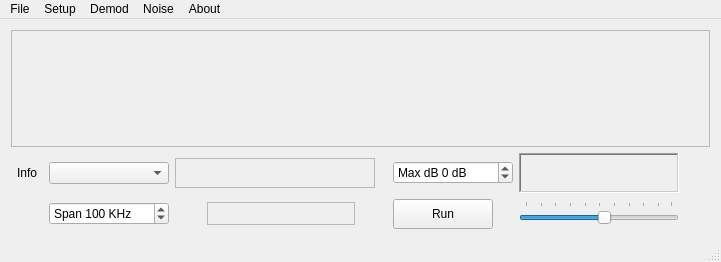
<?xml version="1.0" encoding="UTF-8"?>
<ui version="4.0">
 <class>MainWindow</class>
 <widget class="QMainWindow" name="MainWindow">
  <property name="geometry">
   <rect>
    <x>0</x>
    <y>0</y>
    <width>721</width>
    <height>262</height>
   </rect>
  </property>
  <property name="sizePolicy">
   <sizepolicy hsizetype="Expanding" vsizetype="Expanding">
    <horstretch>0</horstretch>
    <verstretch>0</verstretch>
   </sizepolicy>
  </property>
  <property name="font">
   <font>
    <weight>50</weight>
    <bold>false</bold>
    <underline>false</underline>
   </font>
  </property>
  <property name="windowTitle">
   <string>MainWindow</string>
  </property>
  <widget class="QWidget" name="centralWidget">
   <layout class="QVBoxLayout" name="verticalLayout">
    <item>
     <widget class="CPlotter" name="framePlot">
      <property name="sizePolicy">
       <sizepolicy hsizetype="Expanding" vsizetype="Expanding">
        <horstretch>0</horstretch>
        <verstretch>0</verstretch>
       </sizepolicy>
      </property>
      <property name="minimumSize">
       <size>
        <width>500</width>
        <height>100</height>
       </size>
      </property>
      <property name="frameShape">
       <enum>QFrame::StyledPanel</enum>
      </property>
      <property name="frameShadow">
       <enum>QFrame::Sunken</enum>
      </property>
      <property name="lineWidth">
       <number>1</number>
      </property>
     </widget>
    </item>
    <item>
     <layout class="QGridLayout" name="gridLayout">
      <item row="0" column="0">
       <widget class="QLabel" name="InfoText">
        <property name="sizePolicy">
         <sizepolicy hsizetype="Expanding" vsizetype="Fixed">
          <horstretch>0</horstretch>
          <verstretch>0</verstretch>
         </sizepolicy>
        </property>
        <property name="minimumSize">
         <size>
          <width>0</width>
          <height>20</height>
         </size>
        </property>
        <property name="frameShape">
         <enum>QFrame::NoFrame</enum>
        </property>
        <property name="frameShadow">
         <enum>QFrame::Plain</enum>
        </property>
        <property name="lineWidth">
         <number>2</number>
        </property>
        <property name="text">
         <string>Info</string>
        </property>
        <property name="alignment">
         <set>Qt::AlignCenter</set>
        </property>
       </widget>
      </item>
      <item row="0" column="1">
       <widget class="QComboBox" name="ScalecomboBox">
        <property name="sizePolicy">
         <sizepolicy hsizetype="Fixed" vsizetype="Fixed">
          <horstretch>0</horstretch>
          <verstretch>0</verstretch>
         </sizepolicy>
        </property>
        <property name="minimumSize">
         <size>
          <width>120</width>
          <height>0</height>
         </size>
        </property>
        <property name="toolTip">
         <string>Vertical Scale</string>
        </property>
        <property name="frame">
         <bool>true</bool>
        </property>
       </widget>
      </item>
      <item row="0" column="2" colspan="3">
       <widget class="CFreqCtrl" name="frameDemodFreqCtrl">
        <property name="sizePolicy">
         <sizepolicy hsizetype="Fixed" vsizetype="Fixed">
          <horstretch>0</horstretch>
          <verstretch>0</verstretch>
         </sizepolicy>
        </property>
        <property name="minimumSize">
         <size>
          <width>200</width>
          <height>30</height>
         </size>
        </property>
        <property name="toolTip">
         <string>Demod Center Frequency</string>
        </property>
        <property name="frameShape">
         <enum>QFrame::StyledPanel</enum>
        </property>
        <property name="frameShadow">
         <enum>QFrame::Sunken</enum>
        </property>
        <property name="lineWidth">
         <number>1</number>
        </property>
       </widget>
      </item>
      <item row="0" column="5">
       <widget class="QSpinBox" name="MaxdBspinBox">
        <property name="sizePolicy">
         <sizepolicy hsizetype="Fixed" vsizetype="Fixed">
          <horstretch>0</horstretch>
          <verstretch>0</verstretch>
         </sizepolicy>
        </property>
        <property name="minimumSize">
         <size>
          <width>120</width>
          <height>0</height>
         </size>
        </property>
        <property name="toolTip">
         <string>Maximum Screen dB</string>
        </property>
        <property name="suffix">
         <string> dB</string>
        </property>
        <property name="prefix">
         <string>Max dB </string>
        </property>
        <property name="minimum">
         <number>-150</number>
        </property>
        <property name="maximum">
         <number>10</number>
        </property>
       </widget>
      </item>
      <item row="0" column="6">
       <widget class="CMeter" name="frameMeter">
        <property name="sizePolicy">
         <sizepolicy hsizetype="Fixed" vsizetype="Fixed">
          <horstretch>0</horstretch>
          <verstretch>0</verstretch>
         </sizepolicy>
        </property>
        <property name="minimumSize">
         <size>
          <width>160</width>
          <height>40</height>
         </size>
        </property>
        <property name="frameShape">
         <enum>QFrame::WinPanel</enum>
        </property>
        <property name="frameShadow">
         <enum>QFrame::Sunken</enum>
        </property>
        <property name="lineWidth">
         <number>1</number>
        </property>
       </widget>
      </item>
      <item row="0" column="7">
       <spacer name="horizontalSpacer_3">
        <property name="orientation">
         <enum>Qt::Horizontal</enum>
        </property>
        <property name="sizeHint" stdset="0">
         <size>
          <width>18</width>
          <height>17</height>
         </size>
        </property>
       </spacer>
      </item>
      <item row="1" column="0">
       <spacer name="horizontalSpacer_2">
        <property name="orientation">
         <enum>Qt::Horizontal</enum>
        </property>
        <property name="sizeHint" stdset="0">
         <size>
          <width>18</width>
          <height>20</height>
         </size>
        </property>
       </spacer>
      </item>
      <item row="1" column="1">
       <widget class="QSpinBox" name="SpanspinBox">
        <property name="sizePolicy">
         <sizepolicy hsizetype="Fixed" vsizetype="Fixed">
          <horstretch>0</horstretch>
          <verstretch>0</verstretch>
         </sizepolicy>
        </property>
        <property name="minimumSize">
         <size>
          <width>120</width>
          <height>0</height>
         </size>
        </property>
        <property name="font">
         <font>
          <family>MS Shell Dlg 2</family>
          <weight>50</weight>
          <bold>false</bold>
         </font>
        </property>
        <property name="toolTip">
         <string>Frequency Span in KHz</string>
        </property>
        <property name="suffix">
         <string> KHz</string>
        </property>
        <property name="prefix">
         <string>Span </string>
        </property>
        <property name="minimum">
         <number>1</number>
        </property>
        <property name="maximum">
         <number>500</number>
        </property>
        <property name="singleStep">
         <number>10</number>
        </property>
        <property name="value">
         <number>100</number>
        </property>
       </widget>
      </item>
      <item row="1" column="2">
       <spacer name="horizontalSpacer_4">
        <property name="orientation">
         <enum>Qt::Horizontal</enum>
        </property>
        <property name="sizeType">
         <enum>QSizePolicy::Fixed</enum>
        </property>
        <property name="sizeHint" stdset="0">
         <size>
          <width>26</width>
          <height>20</height>
         </size>
        </property>
       </spacer>
      </item>
      <item row="1" column="3">
       <widget class="CFreqCtrl" name="frameFreqCtrl">
        <property name="sizePolicy">
         <sizepolicy hsizetype="Fixed" vsizetype="Fixed">
          <horstretch>0</horstretch>
          <verstretch>0</verstretch>
         </sizepolicy>
        </property>
        <property name="minimumSize">
         <size>
          <width>148</width>
          <height>23</height>
         </size>
        </property>
        <property name="toolTip">
         <string>SDR Center Frequency</string>
        </property>
        <property name="frameShape">
         <enum>QFrame::StyledPanel</enum>
        </property>
        <property name="frameShadow">
         <enum>QFrame::Sunken</enum>
        </property>
        <property name="lineWidth">
         <number>1</number>
        </property>
       </widget>
      </item>
      <item row="1" column="4">
       <spacer name="horizontalSpacer_5">
        <property name="orientation">
         <enum>Qt::Horizontal</enum>
        </property>
        <property name="sizeType">
         <enum>QSizePolicy::Fixed</enum>
        </property>
        <property name="sizeHint" stdset="0">
         <size>
          <width>26</width>
          <height>20</height>
         </size>
        </property>
       </spacer>
      </item>
      <item row="1" column="5">
       <widget class="QPushButton" name="pushButtonRun">
        <property name="sizePolicy">
         <sizepolicy hsizetype="Fixed" vsizetype="Fixed">
          <horstretch>0</horstretch>
          <verstretch>3</verstretch>
         </sizepolicy>
        </property>
        <property name="minimumSize">
         <size>
          <width>100</width>
          <height>30</height>
         </size>
        </property>
        <property name="text">
         <string>Run</string>
        </property>
       </widget>
      </item>
      <item row="1" column="6">
       <widget class="QSlider" name="horizontalSliderVol">
        <property name="sizePolicy">
         <sizepolicy hsizetype="Fixed" vsizetype="Fixed">
          <horstretch>0</horstretch>
          <verstretch>0</verstretch>
         </sizepolicy>
        </property>
        <property name="minimumSize">
         <size>
          <width>160</width>
          <height>25</height>
         </size>
        </property>
        <property name="toolTip">
         <string>Volume</string>
        </property>
        <property name="value">
         <number>53</number>
        </property>
        <property name="sliderPosition">
         <number>53</number>
        </property>
        <property name="orientation">
         <enum>Qt::Horizontal</enum>
        </property>
        <property name="tickPosition">
         <enum>QSlider::TicksAbove</enum>
        </property>
        <property name="tickInterval">
         <number>10</number>
        </property>
       </widget>
      </item>
      <item row="1" column="7">
       <spacer name="horizontalSpacer">
        <property name="orientation">
         <enum>Qt::Horizontal</enum>
        </property>
        <property name="sizeHint" stdset="0">
         <size>
          <width>18</width>
          <height>24</height>
         </size>
        </property>
       </spacer>
      </item>
     </layout>
    </item>
   </layout>
  </widget>
  <widget class="QMenuBar" name="menuBar">
   <property name="geometry">
    <rect>
     <x>0</x>
     <y>0</y>
     <width>721</width>
     <height>23</height>
    </rect>
   </property>
   <widget class="QMenu" name="menuFile">
    <property name="toolTip">
     <string>File</string>
    </property>
    <property name="title">
     <string>File</string>
    </property>
    <addaction name="actionExit"/>
    <addaction name="actionAlwaysOnTop"/>
   </widget>
   <widget class="QMenu" name="menuSetup">
    <property name="title">
     <string>Setup</string>
    </property>
    <addaction name="actionNetwork"/>
    <addaction name="actionSoundCard"/>
    <addaction name="actionSDR"/>
    <addaction name="actionDisplay"/>
   </widget>
   <widget class="QMenu" name="menuDemod">
    <property name="title">
     <string>Demod</string>
    </property>
    <addaction name="actionDemod_Setup"/>
   </widget>
   <widget class="QMenu" name="menuAbout">
    <property name="title">
     <string>About</string>
    </property>
    <addaction name="actionAbout"/>
   </widget>
   <widget class="QMenu" name="menuNoise">
    <property name="title">
     <string>Noise</string>
    </property>
    <addaction name="actionNoise_Processing"/>
   </widget>
   <addaction name="menuFile"/>
   <addaction name="menuSetup"/>
   <addaction name="menuDemod"/>
   <addaction name="menuNoise"/>
   <addaction name="menuAbout"/>
  </widget>
  <widget class="QStatusBar" name="statusBar"/>
  <action name="actionExit">
   <property name="text">
    <string>Exit</string>
   </property>
  </action>
  <action name="actionNetwork">
   <property name="text">
    <string>Network</string>
   </property>
  </action>
  <action name="actionSoundCard">
   <property name="text">
    <string>SoundCard</string>
   </property>
  </action>
  <action name="actionSDR">
   <property name="text">
    <string>SDR</string>
   </property>
  </action>
  <action name="actionDisplay">
   <property name="text">
    <string>Display</string>
   </property>
  </action>
  <action name="actionAlwaysOnTop">
   <property name="checkable">
    <bool>true</bool>
   </property>
   <property name="checked">
    <bool>false</bool>
   </property>
   <property name="text">
    <string>AlwaysOnTop</string>
   </property>
   <property name="statusTip">
    <string/>
   </property>
  </action>
  <action name="actionDemod_Setup">
   <property name="text">
    <string>Demod Setup</string>
   </property>
  </action>
  <action name="actionAbout">
   <property name="text">
    <string>Info</string>
   </property>
   <property name="toolTip">
    <string>Info</string>
   </property>
  </action>
  <action name="actionNoise_Processing">
   <property name="text">
    <string>Noise Processing</string>
   </property>
  </action>
 </widget>
 <layoutdefault spacing="6" margin="11"/>
 <customwidgets>
  <customwidget>
   <class>CFreqCtrl</class>
   <extends>QFrame</extends>
   <header>gui/freqctrl.h</header>
   <container>1</container>
  </customwidget>
  <customwidget>
   <class>CPlotter</class>
   <extends>QFrame</extends>
   <header>gui/plotter.h</header>
   <container>1</container>
  </customwidget>
  <customwidget>
   <class>CMeter</class>
   <extends>QFrame</extends>
   <header>gui/meter.h</header>
   <container>1</container>
  </customwidget>
 </customwidgets>
 <resources/>
 <connections>
  <connection>
   <sender>pushButtonRun</sender>
   <signal>clicked()</signal>
   <receiver>MainWindow</receiver>
   <slot>OnRun()</slot>
   <hints>
    <hint type="sourcelabel">
     <x>479</x>
     <y>211</y>
    </hint>
    <hint type="destinationlabel">
     <x>314</x>
     <y>200</y>
    </hint>
   </hints>
  </connection>
  <connection>
   <sender>SpanspinBox</sender>
   <signal>valueChanged(int)</signal>
   <receiver>MainWindow</receiver>
   <slot>OnSpanChanged(int)</slot>
   <hints>
    <hint type="sourcelabel">
     <x>75</x>
     <y>203</y>
    </hint>
    <hint type="destinationlabel">
     <x>40</x>
     <y>200</y>
    </hint>
   </hints>
  </connection>
  <connection>
   <sender>MaxdBspinBox</sender>
   <signal>valueChanged(int)</signal>
   <receiver>MainWindow</receiver>
   <slot>OnMaxdBChanged(int)</slot>
   <hints>
    <hint type="sourcelabel">
     <x>418</x>
     <y>165</y>
    </hint>
    <hint type="destinationlabel">
     <x>523</x>
     <y>162</y>
    </hint>
   </hints>
  </connection>
  <connection>
   <sender>ScalecomboBox</sender>
   <signal>currentIndexChanged(int)</signal>
   <receiver>MainWindow</receiver>
   <slot>OnVertScaleChanged(int)</slot>
   <hints>
    <hint type="sourcelabel">
     <x>87</x>
     <y>164</y>
    </hint>
    <hint type="destinationlabel">
     <x>53</x>
     <y>156</y>
    </hint>
   </hints>
  </connection>
  <connection>
   <sender>horizontalSliderVol</sender>
   <signal>valueChanged(int)</signal>
   <receiver>MainWindow</receiver>
   <slot>OnVolumeSlider(int)</slot>
   <hints>
    <hint type="sourcelabel">
     <x>665</x>
     <y>209</y>
    </hint>
    <hint type="destinationlabel">
     <x>509</x>
     <y>215</y>
    </hint>
   </hints>
  </connection>
 </connections>
 <slots>
  <slot>OnClicked(bool)</slot>
  <slot>OnRun()</slot>
  <slot>OnConnect(bool)</slot>
  <slot>OnDisplaySetup(int)</slot>
  <slot>OnSpanChanged(int)</slot>
  <slot>OnMaxdBChanged(int)</slot>
  <slot>OnVertScaleChanged(int)</slot>
  <slot>OnNcoSpur()</slot>
  <slot>OnVolumeSlider(int)</slot>
  <slot>OnMenuBar(QAction*)</slot>
 </slots>
</ui>
